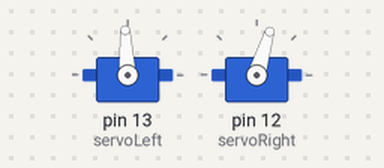
Bench run of a sketch on a simulated Arduino Uno, built with avr-gcc and run on an emulated ATmega328P. On the bench: 2 × servo.

Above: at 0.1 s.
Timing chart, 0 to 40.0 s (numbered marks = the images above):
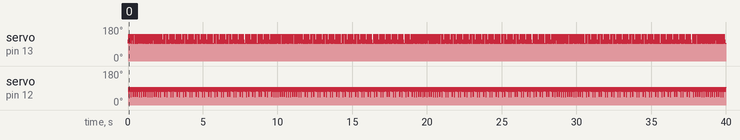

The sketch:

motion_robot.ino
```cpp
#include <Servo.h>
Servo servoRight;
Servo servoLeft;

void setup() {
  // put your setup code here, to run once:
servoLeft.attach(13);
servoRight.attach(12);
servoLeft.writeMicroseconds(1500);
servoRight.writeMicroseconds(1500);
}
void loop() {
  // put your main code here, to run repeatedly:
servoRight.writeMicroseconds(1300);
servoLeft.writeMicroseconds(1700);
servoLeft.writeMicroseconds(1500);
servoLeft.writeMicroseconds(2000);
servoRight.writeMicroseconds(1000);
servoRight.writeMicroseconds(1500);
servoLeft.writeMicroseconds(1500);
}
```
